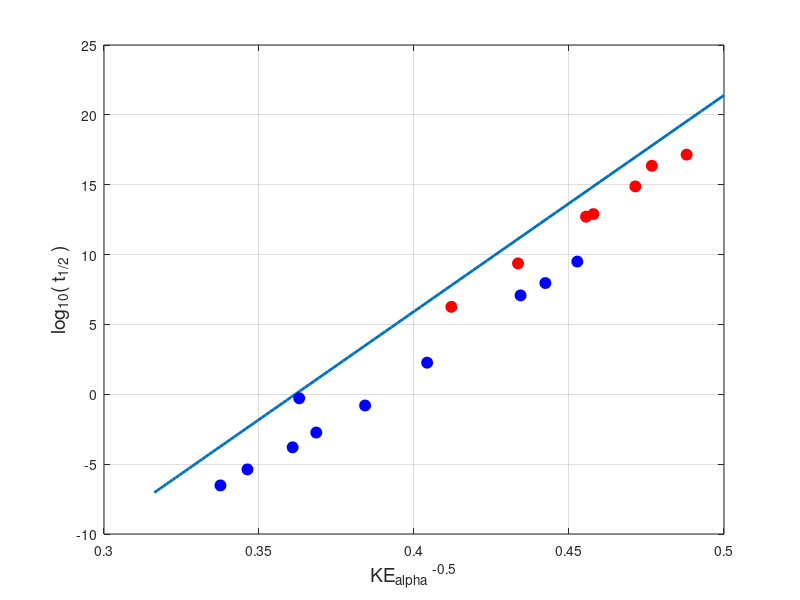

MATLAB code for this plot:
% qp_alpha_theory.m

% Ian Cooper
% School of Physics, University of Sydney
% https://d-arora.github.io/Doing-Physics-With-Matlab/

% Calculation of the theorical value of the half-life of an alpha emitter
% All units are S.I. unless stated otherwise

close all
clear 
clc

% INPUT PARAMETERS =======================================================
A = 212;                % mass number of parent nucleus
Z = 92;                 % atomic number of parent nucleus
EA_MeV = 8.95;           % kinetic energy of alpha particle in MeV

% Constants ==============================================================
e = 1.602176565e-19;    % elementary charge
hbar = 1.054571726e-34; % hbar Planck's constant
mA = 6.64465675e-27;    % alpha particle mass 
eps0 = 8.854187e-12;    % permittivity of free space

% Calculations ===========================================================
EA = EA_MeV *1e6*e;     % kinetic energy ofalpha particle in joules

R0 = 1.07e-15*(4^(1/3) + (A-4)^(1/3));    % Radius of nucleus R0
%R0 = 1.07e-15*((A)^(1/3));    % Radius of nucleus R0

vA = sqrt(2*EA/mA);     % escape velocity of alpha particle

f = vA / (2*R0);        % frequency of collisions between alpha / barrier

K11 = (4*e/hbar)*(mA/(pi*eps0))^0.5;
K1 = K11 * R0^0.5 * (Z-2)^0.5; 

K22 = -(e^2/(hbar * eps0)) * (mA/2)^0.5;
K2 = K22 * (Z-2) * EA^(-0.5);

P = exp(K1 +K2);        % probability

gamma = f * P;          % decay constant

t_half = log(2) / gamma;  % half-life


t_half
f
P
R0

% Test data for Po Z = 84 ================================================
   % Measured values
      hLPo = [183 0.158 1.83e-3 1.6e-4 4.2e-6 3e-7 0.52 1.2e7 3.16e9 9.15e7];
      EPo = [6.12 6.774 7.365 7.68 8.34 8.776 7.59 5.30 4.88 5.11];
   % Computed half-lifes by running the program for each isoptope of Po
      hLPo_c = [2.7e6  5.4574e-08  9.6196e-05 0.0012 0.158 364.7975];
   % Computed data by solving the Schrodinger Equation by FDM   
      hLPo_f = [2.9e6 3.7e-8 4.6e-4 2.4e-5 0.45 602 ];
   % Computed data by solving the Schrodinger Equation by FDM   
      hLPo_f1 = [1.1e7 7.7e-8 8.7e-4 5.3e-5 1.7 2.4e3 ];   
      
% Test data for U Z = 92 ================================================
   % Measured values
      hLU = [1.42e17 7.57e14 2.25e16 7.95e12 5.11e12 2.34e9 1.81e6];
      EU = [4.2 4.5 4.4 4.77 4.82 5.32 5.89];      
   
% Variation of half-life with E(alpha) ===================================
num = 100;
Emin = 4;               % MeV
Emax = 10;              % MeV
E = linspace(Emin,Emax,num);
Ecc = (1e6*e) .* E;     % E in joules
Kcc = -(e^2/(hbar * eps0)) .* (mA/2)^0.5 .* (Z-2) .* Ecc.^(-0.5);

Pcc = exp(K1 +Kcc);        % probability

gammacc = f .* Pcc;          % decay constant

t_halfcc = log(2) ./ gammacc;  % half-life

xp = E.^(-0.5); yp = log10(t_halfcc);

figure(1)
set(gca,'fontsize',12);
plot(xp,yp,'linewidth',2)

hold on
xp = (EPo).^(-0.5); yp = log10(hLPo);
plot(xp,yp,'o','MarkerFaceColor',[0 0 1],'MarkerSize',8,'MarkerEdgeColor',[0 0 1])
% yp = log10(hLPo_c);
% h_plot = plot(xp,yp,'o','MarkerFaceColor',[0 0 1],'MarkerSize',6);
% yp = log10(hLPo_f);
% h_plot = plot(xp,yp,'+','MarkerEdge',[1 0 1],'MarkerSize',9);
% yp = log10(hLPo_f1);
% h_plot = plot(xp,yp,'d','MarkerFaceColor',[0 0 0],'MarkerEdge',[0 0 0],'MarkerSize',8);

xp = (EU).^(-0.5); yp = log10(hLU);
plot(xp,yp,'o','MarkerFaceColor',[1 0 0],'MarkerSize',8,'MarkerEdgeColor',[1 0 0])


xlabel('KE_{alpha} ^{-0.5}','fontsize',14);
ylabel('log_{10}( t_{1/2} )','fontsize',14);
grid on
